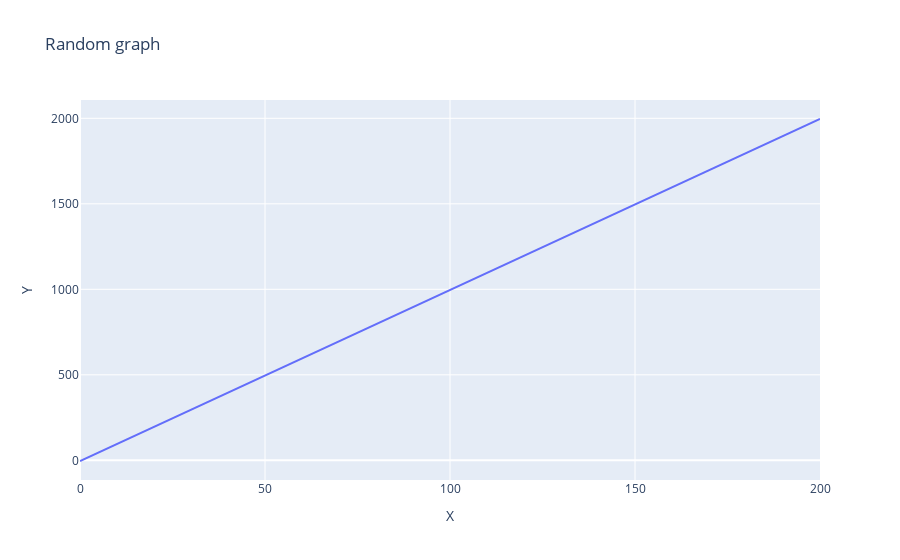

The notebook cell saved with this chart:
### Code cell
import chart_studio.plotly as py
import numpy as np
import pandas as pd
import plotly.express as px

df_price = pd.DataFrame({'X': np.linspace(0, 200)})
df_price['Y'] = 10 * df_price.X - 4
print('Test Plotly')
fig = px.line(df_price,
        x='X',
        y='Y',
        title='Random graph')
fig.show()

### Figure 1 — Plotly figure (JSON) as saved in the notebook; plotly's stock layout.template omitted (floating-point values rounded to 4 significant figures)
{"data": [{"hoverlabel": {"namelength": 0}, "hovertemplate": "X=%{x}<br>Y=%{y}", "legendgroup": "", "line": {"color": "#636efa", "dash": "solid"}, "mode": "lines", "name": "", "showlegend": false, "type": "scatter", "x": [0, 4.082, 8.163, 12.24, 16.33, 20.41, 24.49, 28.57, 32.65, 36.73, 40.82, 44.9, 48.98, 53.06, 57.14, 61.22, 65.31, 69.39, 73.47, 77.55, 81.63, 85.71, 89.8, 93.88, 97.96, 102.0, 106.1, 110.2, 114.3, 118.4, 122.4, 126.5, 130.6, 134.7, 138.8, 142.9, 146.9, 151.0, 155.1, 159.2, 163.3, 167.3, 171.4, 175.5, 179.6, 183.7, 187.8, 191.8, 195.9, 200], "xaxis": "x", "y": [-4, 36.82, 77.63, 118.4, 159.3, 200.1, 240.9, 281.7, 322.5, 363.3, 404.2, 445.0, 485.8, 526.6, 567.4, 608.2, 649.1, 689.9, 730.7, 771.5, 812.3, 853.1, 894.0, 934.8, 975.6, 1016.0, 1057.0, 1098.0, 1139.0, 1180.0, 1220.0, 1261.0, 1302.0, 1343.0, 1384.0, 1425.0, 1465.0, 1506.0, 1547.0, 1588.0, 1629.0, 1669.0, 1710.0, 1751.0, 1792.0, 1833.0, 1874.0, 1914.0, 1955.0, 1996], "yaxis": "y"}], "layout": {"autosize": true, "legend": {"tracegroupgap": 0}, "title": {"text": "Random graph"}, "xaxis": {"anchor": "y", "autorange": true, "domain": [0, 1], "range": [0, 200], "title": {"text": "X"}, "type": "linear"}, "yaxis": {"anchor": "x", "autorange": true, "domain": [0, 1], "range": [-115.1, 2107.0], "title": {"text": "Y"}, "type": "linear"}}}
